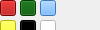
                     <widget class="QWidget" name="page_17">
                      <property name="geometry">
                       <rect>
                        <x>0</x>
                        <y>0</y>
                        <width>100</width>
                        <height>30</height>
                       </rect>
                      </property>
                      <attribute name="label">
                       <string>color</string>
                      </attribute>
                      <widget class="QPushButton" name="red">
                       <property name="geometry">
                        <rect>
                         <x>0</x>
                         <y>0</y>
                         <width>16</width>
                         <height>16</height>
                        </rect>
                       </property>
                       <property name="styleSheet">
                        <string notr="true">background-color: rgb(170, 0, 0);</string>
                       </property>
                       <property name="text">
                        <string/>
                       </property>
                      </widget>
                      <widget class="QPushButton" name="green">
                       <property name="geometry">
                        <rect>
                         <x>20</x>
                         <y>0</y>
                         <width>16</width>
                         <height>16</height>
                        </rect>
                       </property>
                       <property name="styleSheet">
                        <string notr="true">background-color: rgb(0, 85, 0)</string>
                       </property>
                       <property name="text">
                        <string/>
                       </property>
                      </widget>
                      <widget class="QPushButton" name="blue">
                       <property name="geometry">
                        <rect>
                         <x>40</x>
                         <y>0</y>
                         <width>16</width>
                         <height>16</height>
                        </rect>
                       </property>
                       <property name="styleSheet">
                        <string notr="true">background-color:rgb(85, 170, 255)</string>
                       </property>
                       <property name="text">
                        <string/>
                       </property>
                      </widget>
                      <widget class="QPushButton" name="yellow">
                       <property name="geometry">
                        <rect>
                         <x>0</x>
                         <y>20</y>
                         <width>16</width>
                         <height>16</height>
                        </rect>
                       </property>
                       <property name="styleSheet">
                        <string notr="true">background-color:rgb(255, 255, 0)</string>
                       </property>
                       <property name="text">
                        <string/>
                       </property>
                      </widget>
                      <widget class="QPushButton" name="black">
                       <property name="geometry">
                        <rect>
                         <x>20</x>
                         <y>20</y>
                         <width>16</width>
                         <height>16</height>
                        </rect>
                       </property>
                       <property name="styleSheet">
                        <string notr="true">background-color:rgb(0, 0, 0)</string>
                       </property>
                       <property name="text">
                        <string/>
                       </property>
                      </widget>
                      <widget class="QPushButton" name="white">
                       <property name="geometry">
                        <rect>
                         <x>40</x>
                         <y>20</y>
                         <width>16</width>
                         <height>16</height>
                        </rect>
                       </property>
                       <property name="styleSheet">
                        <string notr="true">background-color:rgb(255, 255, 255);</string>
                       </property>
                       <property name="text">
                        <string/>
                       </property>
                      </widget>
                     </widget>
